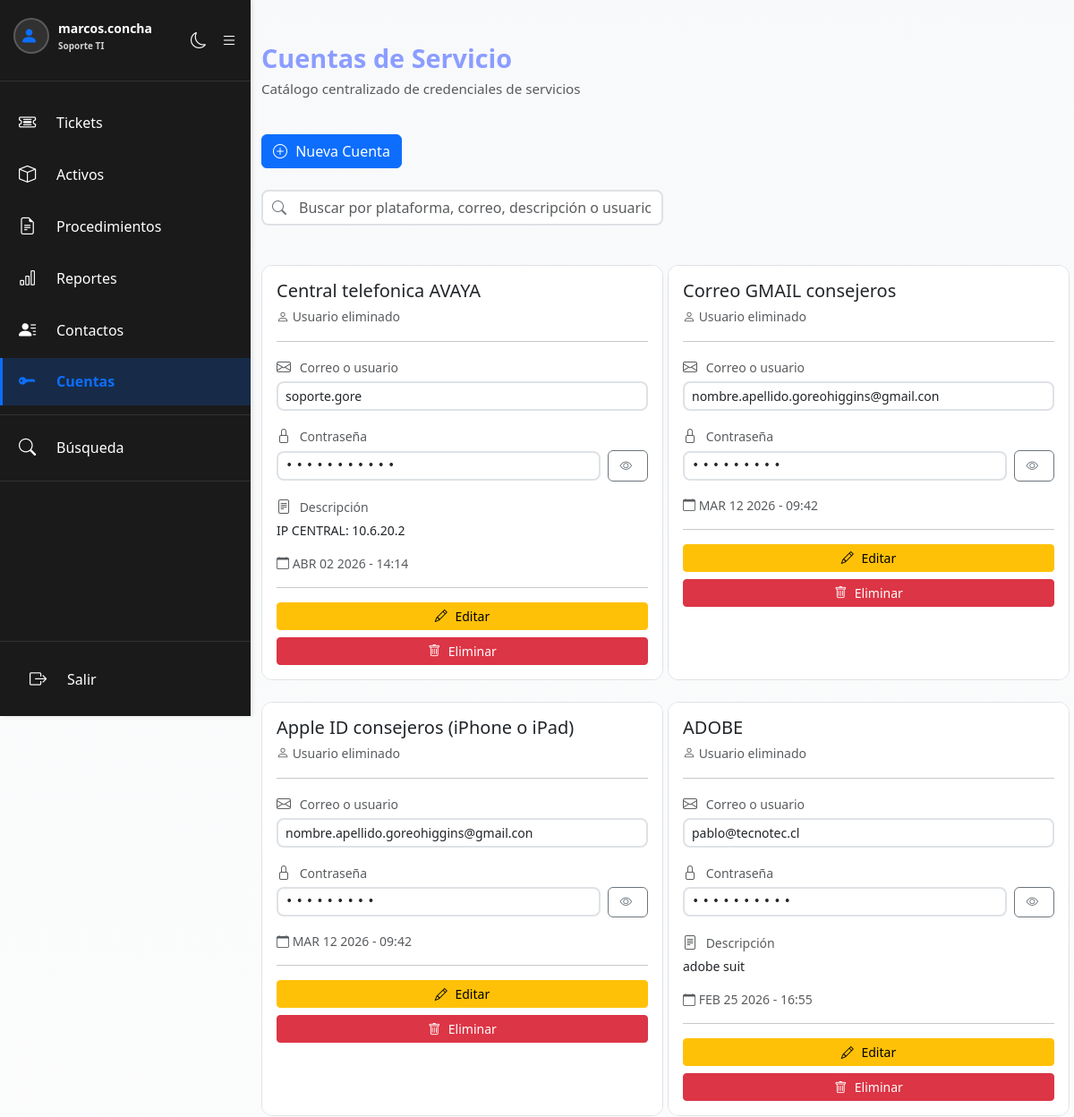
The page /cuentas_servicio.php (signed in, upper part) on the database as committed earlier.
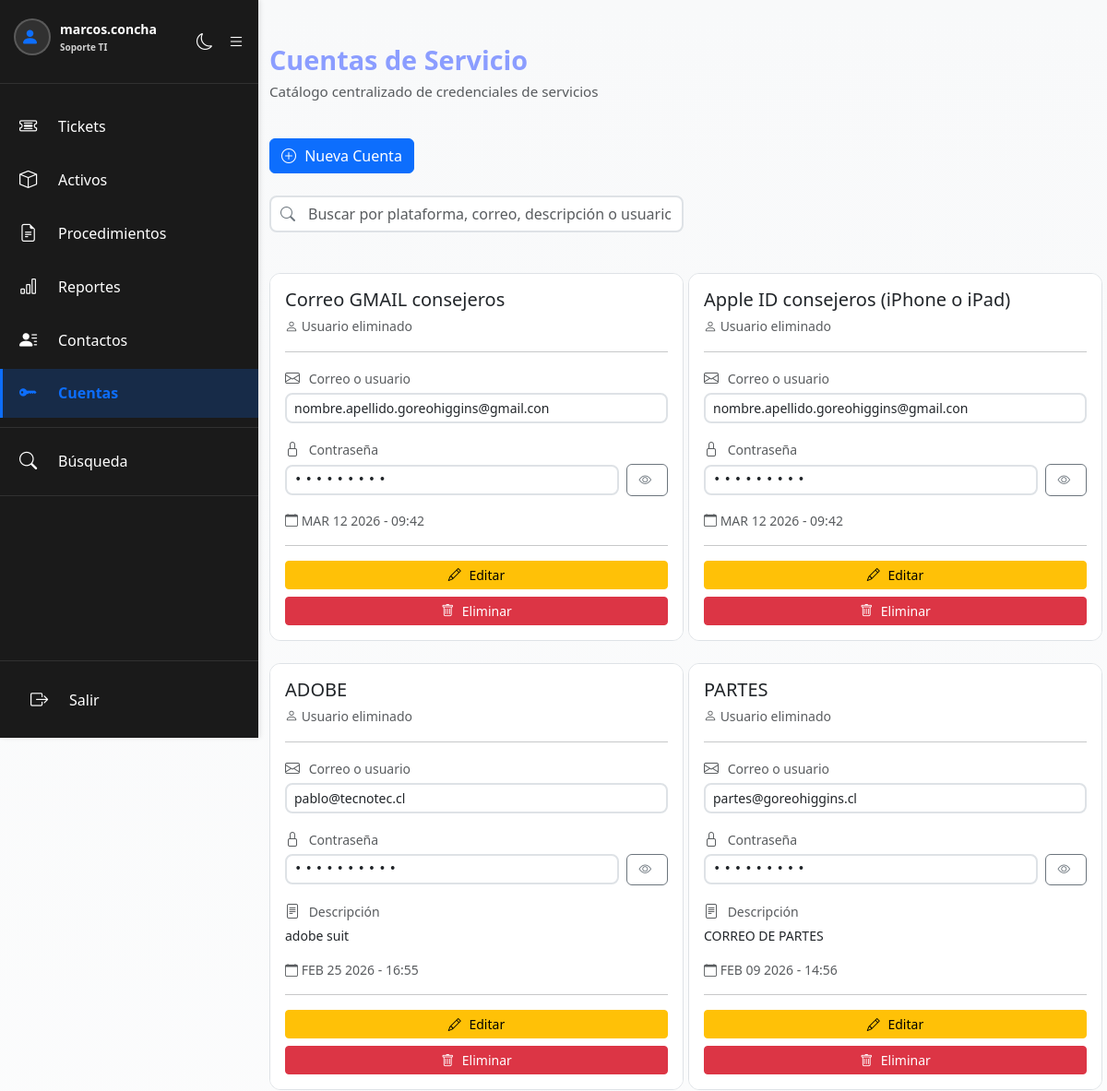
The same page on the database as committed later.
### tables this page shows
CREATE TABLE `cuentas_servicio` (
  `id` int NOT NULL AUTO_INCREMENT,
  `plataforma` varchar(100) NOT NULL,
  `correo` varchar(255) NOT NULL,
  `contraseña` longtext NOT NULL,
  `descripcion` longtext,
  `usuario_creador` int NOT NULL,
  `fecha_creacion` timestamp NULL DEFAULT CURRENT_TIMESTAMP,
  `fecha_ultima_modificacion` timestamp NULL DEFAULT CURRENT_TIMESTAMP ON UPDATE CURRENT_TIMESTAMP,
  PRIMARY KEY (`id`),
  KEY `usuario_creador` (`usuario_creador`),
  KEY `idx_plataforma` (`plataforma`),
  CONSTRAINT `cuentas_servicio_ibfk_1` FOREIGN KEY (`usuario_creador`) REFERENCES `users` (`id`)
);

### includes/config.php (called while the page is built, shortened)
<?php
function formatearFechaHora($fecha) {
    $meses = ['', 'ENE', 'FEB', 'MAR', 'ABR', 'MAY', 'JUN', 'JUL', 'AGO', 'SEP', 'OCT', 'NOV', 'DIC'];
    $timestamp = strtotime($fecha);
    $mes = $meses[date('n', $timestamp)];
    $dia = date('d', $timestamp);
    $año = date('Y', $timestamp);
    $hora = date('H:i', $timestamp);
    return "$mes $dia $año - $hora";
}

### cuentas_servicio.php (the view, shortened to what the changed rows need)
<?php
require_once 'includes/config.php';
$cuentas = [];
try {
    $where = "1=1";
    $params = [];
    $stmt = $conexion->prepare("
        SELECT c.*, COALESCE(u.username, 'Usuario eliminado') as creador_nombre
        FROM cuentas_servicio c
        LEFT JOIN users u ON c.usuario_creador = u.id
        WHERE " . $where . "
        ORDER BY c.fecha_creacion DESC
    ");
    $stmt->execute($params);
    $cuentas = $stmt->fetchAll(PDO::FETCH_ASSOC);
} catch (PDOException $e) {
    $error = "Error al obtener las cuentas: " . $e->getMessage();
}
?>
<!DOCTYPE html>
<html lang="es" id="htmlRoot">
<head>
    <link href="https://cdn.jsdelivr.net/npm/bootstrap@5.3.8/dist/css/bootstrap.min.css" rel="stylesheet">
    <link rel="stylesheet" href="https://cdn.jsdelivr.net/npm/bootstrap-icons@1.11.3/font/bootstrap-icons.min.css">
    <link href="css/dark-mode.css" rel="stylesheet">
</head>
<body>
    <?php include 'includes/sidebar.php'; ?>
    <div class="container mt-5">
        <div class="row header-cuentas mb-4">
            <div class="col-12">
                <h1><i></i> Cuentas de Servicio</h1>
            </div>
        </div>
        <?php if (empty($cuentas)): ?>
            <div class="alert alert-info">
                <i class="bi bi-info-circle"></i> No hay cuentas de servicio registradas aún.
                <a href="crear_cuenta_servicio.php" class="alert-link">Crear la primera</a>
            </div>
        <?php else: ?>
            <div class="row" id="containerCuentas">
                <?php foreach ($cuentas as $cuenta): ?>
                    <div class="col-12 col-md-6 col-lg-4 mb-4 cuenta-item" data-busqueda="<?php echo htmlspecialchars(strtolower($cuenta["plataforma"] . ' ' . $cuenta["correo"] . ' ' . $cuenta["descripcion"] . ' ' . $cuenta["creador_nombre"])); ?>">
                        <div class="card cuenta-card h-100">
                            <div class="card-body">
                                <div class="d-flex justify-content-between align-items-start mb-3">
                                    <div class="flex-grow-1">
                                        <h5 class="card-title mb-1"><?php echo htmlspecialchars($cuenta["plataforma"]); ?></h5>
                                        <small class="text-muted">
                                            <i class="bi bi-person"></i> <?php echo htmlspecialchars($cuenta["creador_nombre"]); ?>
                                        </small>
                                    </div>
                                </div>
                                <hr>
                                <div class="mb-3">
                                    <label class="form-label small text-muted mb-1">
                                        <i class="bi bi-envelope"></i> Correo o usuario
                                    </label>
                                    <input type="text" class="form-control form-control-sm" value="<?php echo htmlspecialchars($cuenta["correo"]); ?>" readonly>
                                </div>
                                <div class="mb-3">
                                    <label class="form-label small text-muted mb-1">
                                        <i class="bi bi-lock"></i> Contraseña
                                    </label>
                                    <div class="password-container">
                                        <input type="password" class="form-control form-control-sm password-input flex-grow-1" value="<?php echo htmlspecialchars($cuenta["contraseña"]); ?>" readonly id="pwd_<?php echo $cuenta["id"]; ?>">
                                        <button type="button" class="btn btn-outline-secondary btn-revelar" onclick="revelarPassword(<?php echo $cuenta["id"]; ?>)">
                                            <i class="bi bi-eye"></i>
                                        </button>
                                    </div>
                                </div>
                                <?php if (!empty($cuenta["descripcion"])): ?>
                                    <div class="mb-3">
                                        <label class="form-label small text-muted mb-1">
                                            <i class="bi bi-file-text"></i> Descripción
                                        </label>
                                        <small class="d-block" style="word-wrap: break-word;">
                                            <?php echo htmlspecialchars(substr($cuenta["descripcion"], 0, 100)); ?>
                                        </small>
                                    </div>
                                <?php endif; ?>
                                <small class="text-muted d-block mb-3">
                                    <i class="bi bi-calendar"></i>
                                    <?php echo formatearFechaHora($cuenta["fecha_creacion"]); ?>
                                </small>
                                <hr>
                                <div class="d-grid gap-2">
                                    <button type="button" class="btn btn-sm btn-warning" data-bs-toggle="modal" data-bs-target="#modalAutenticacion" onclick="document.getElementById('cuentaIdAutenticacion').value = <?php echo $cuenta['id']; ?>; document.getElementById('passwordAutenticacion').value = '';">
                                        <i class="bi bi-pencil"></i> Editar
                                    </button>
                                    <button type="button" class="btn btn-sm btn-danger" onclick="confirmarEliminar(<?php echo $cuenta["id"]; ?>)">
                                        <i class="bi bi-trash"></i> Eliminar
                                    </button>
                                </div>
                            </div>
                        </div>
                    </div>
                <?php endforeach; ?>
            </div>
        <?php endif; ?>
    </div>
</body>
</html>

Rows that differ between the two databases and show on the page:
removed cuentas_servicio: plataforma "Central telefonica AVAYA", creador_nombre "Usuario eliminado", correo "soporte.gore", descripcion "IP CENTRAL: 10.6.20.2", fecha_creacion "ABR 02 2026 - 14:14", $cuenta['id'] 10 (drawn)
now on this page (row unchanged): cuentas_servicio: plataforma "PARTES", creador_nombre "Usuario eliminado", correo "partes@goreohiggins.cl", descripcion "CORREO DE PARTES", fecha_creacion "FEB 09 2026 - 14:56", $cuenta['id'] 6 (drawn)
